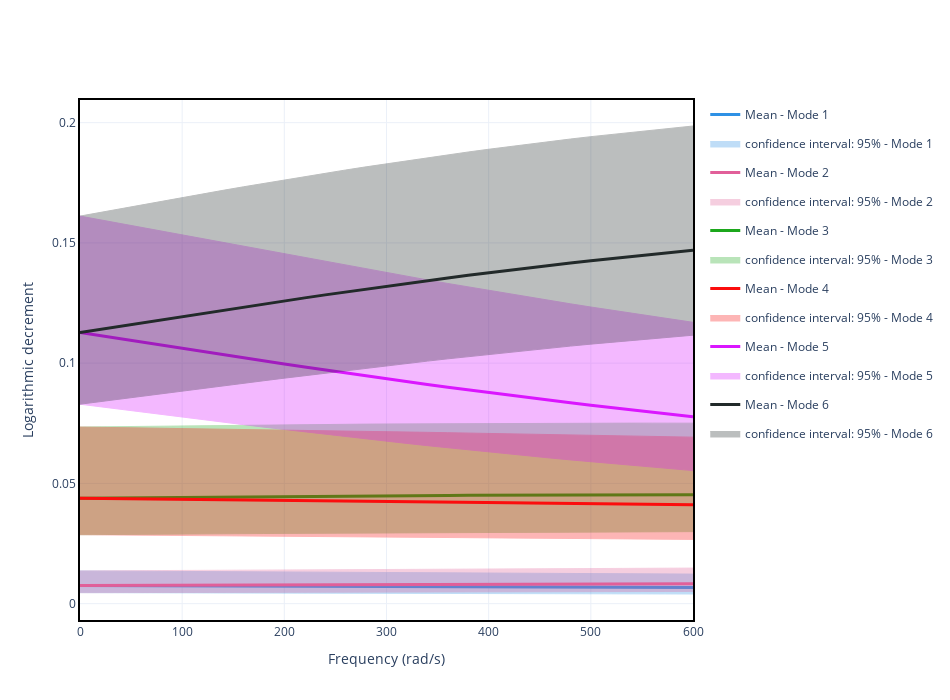

Notebook cell for this chart:
### Code cell
# choose the desirable percentiles or confidence intervals
fig2 = camp.plot_log_dec(conf_interval=[95], width=950, height=700)
fig2.show()
